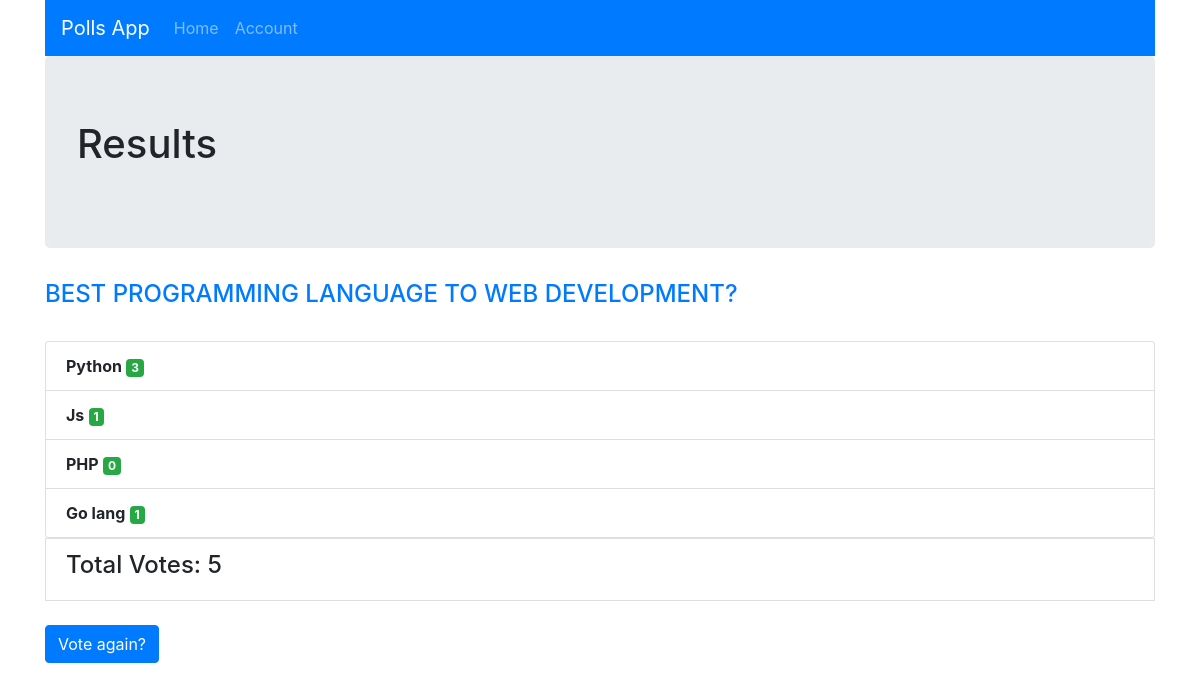
Screenshot of /results/2/ with the database file from the repository.
### polls/models.py (models this page shows, shortened)
class Question(models.Model):
    question_text = models.CharField(max_length=200)
    pub_date = models.DateTimeField(auto_now=True)

class Choice(models.Model):
    question = models.ForeignKey(Question,on_delete=models.CASCADE)
    choice_text = models.CharField(max_length=200)
    votes = models.IntegerField(default=0)

### polls/views.py (the view)
# urls.py: path("results/<int:question_id>/", views.results, name="results"),
def results(request, question_id):
    question = get_object_or_404(Question, pk=question_id)
    total_votes = 0
    for choice in question.choice_set.all():
        total_votes += choice.votes
    return render(request, "polls/results.html", {"question": question , 'total' : total_votes})

### polls/templates/polls/results.html (shortened to what this page needs)
{% extends 'polls/base.html' %}
{% block title_page %}Results{% endblock title_page %}
{% block content %}
<h4 class="text-primary">{{question.question_text|upper}}</h4>
<br>
<ul class="list-group ">
{% for choice in question.choice_set.all %}
    <li class="list-group-item"><strong>{{ choice.choice_text }}</strong> <span class="badge badge-success">{{ choice.votes }}</span></li>
    {% endfor %}
</ul>
<li class="list-group-item"><h4>Total Votes: {{total}}</h4></li>
<br>
<a href="{% url 'polls:detail' question.id %}" class="btn btn-primary">Vote again?</a>
{% endblock content %}

### polls/templates/polls/base.html (shortened to what this page needs)
<!DOCTYPE html>
<html lang="en">
<head>
<link rel="stylesheet" href="https://cdn.jsdelivr.net/npm/bootstrap@4.6.2/dist/css/bootstrap.min.css">
</head>
<body>
<div class="container">
    <nav class="navbar navbar-expand-md bg-primary navbar-dark">
        <span class="navbar-brand" href="#">Polls App</span>
        <div class="collapse navbar-collapse" id="collapsibleNavbar">
          <ul class="navbar-nav">
            <li class="nav-item">
              <a class="nav-link" href="{% url 'polls:index' %}">Home</a>
            </li>
            <li class="nav-item">
              <a class="nav-link" href="{% url 'polls:register' %}">Account</a>
            </li>
          </ul>
        </div>
      </nav>
    <div class="jumbotron">
        <H1>{% block title_page %}{% endblock title_page %}</H1>
    </div>
{% block content %}
{% endblock%}
</div>
</body>
</html>

### rows the page displays
Question: question_text "BEST PROGRAMMING LANGUAGE TO WEB DEVELOPMENT?"
Choice: choice_text "Python", votes "3"
Choice: choice_text "Js", votes "1"
Choice: choice_text "PHP", votes "0"
Choice: choice_text "Go lang", votes "1"

### other values shown
{{ total }} "5"
